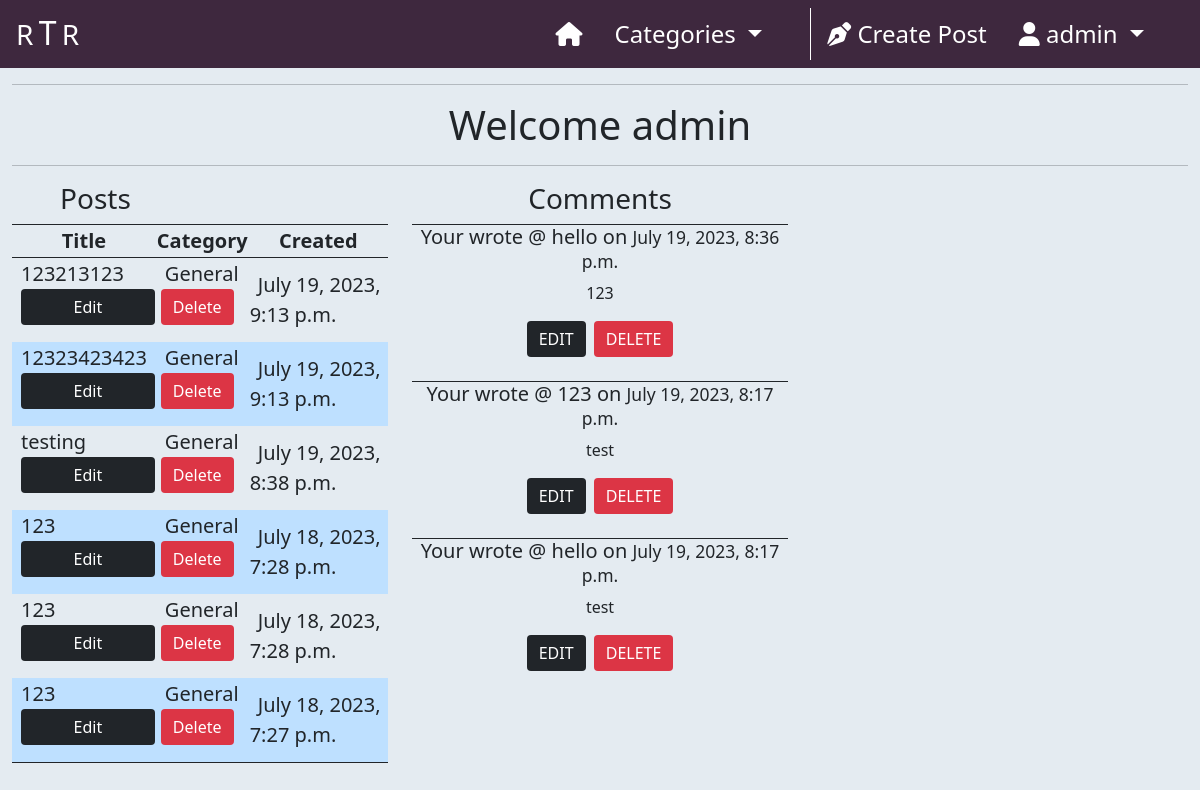
The page /profile/ (signed in) on the database as committed earlier.
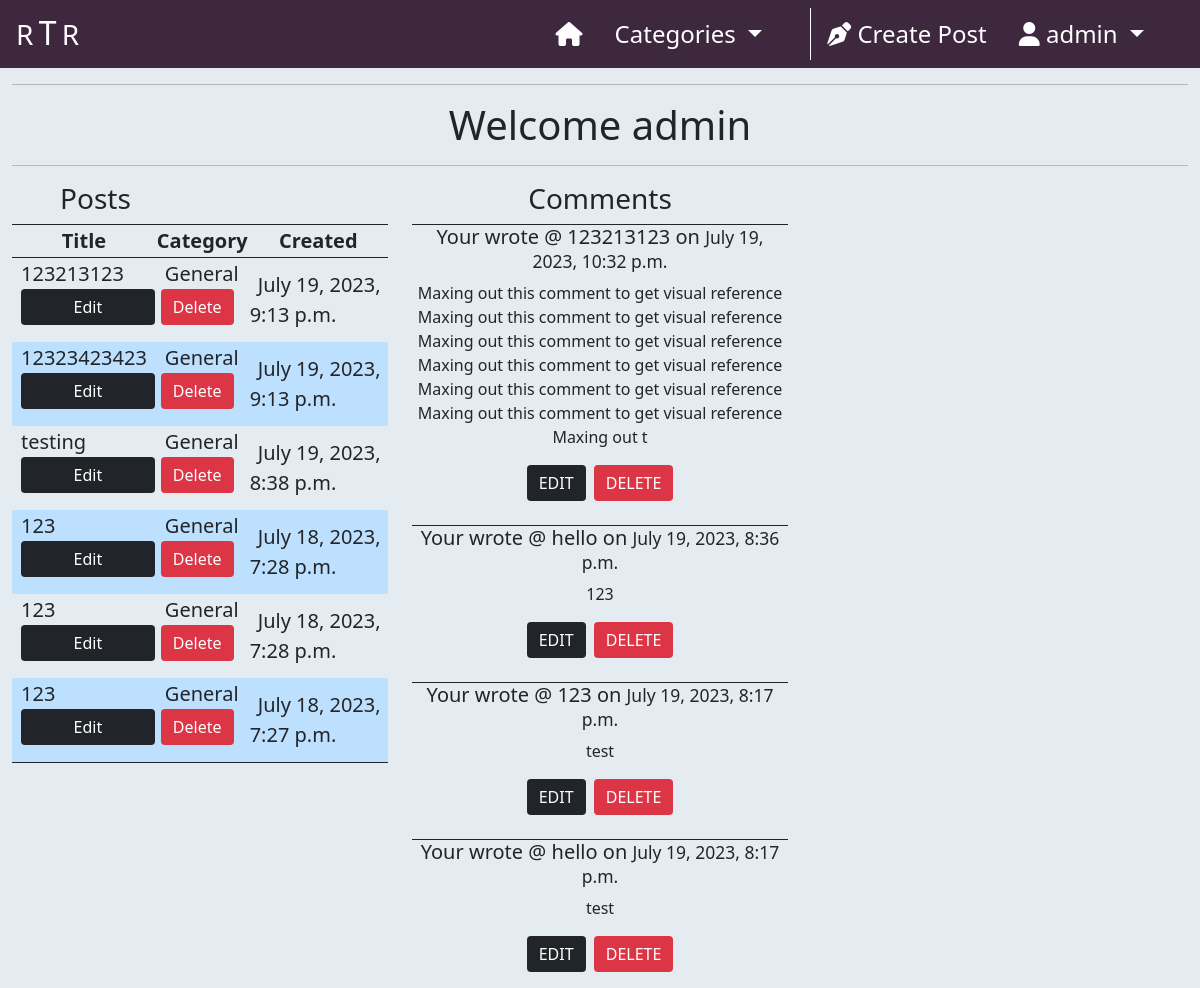
The same page on the database as committed later.
### home/models.py (models this page shows, shortened)
class Post(models.Model):
    title = models.CharField(max_length=200)
    slug = models.SlugField(
        max_length=200,
        null=True,
        blank=True
    )
    author = models.ForeignKey(
        User,
        on_delete=models.CASCADE,
        related_name='posts'
    )
    excerpt = models.TextField(max_length=300, null=True, blank=True)
    content = models.TextField()
    category = models.ForeignKey(
        Category,
        max_length=30,
        null=True,
        blank=True,
        on_delete=models.SET_NULL
    )
    created_on = models.DateTimeField(auto_now_add=True)
    status = models.IntegerField(choices=STATUS, default=1)
    likes = models.ManyToManyField(User, related_name='likes', blank=True)
    class Meta:
        ordering = ['-created_on']
    def __str__(self):
        return self.title

class Category(models.Model):
    class Meta:
        verbose_name_plural = 'Categories'
    friendly_name = models.CharField(max_length=254)
    name = models.CharField(max_length=254, null=True, blank=True)
    def __str__(self):
        return self.name
    def get_friendly_name(self):
        return self.friendly_name

class Comment(models.Model):
    post = models.ForeignKey(
        Post,
        on_delete=models.CASCADE,
        related_name="comments"
    )
    author = models.ForeignKey(
        User,
        on_delete=models.CASCADE,
        related_name='user_comments'
    )
    body = models.TextField(max_length=300)
    created_on = models.DateTimeField(auto_now_add=True)
    approved = models.BooleanField(default=True)
    parent = models.ForeignKey(
        'self',
        null=True,
        blank=True,
        on_delete=models.CASCADE,
        related_name='replies'
    )
    class Meta:
        ordering = ['-created_on']

### profiles/views.py (the view)
# urls.py: path('', views.profile_view, name="profile"),
def profile_view(request):
    profile = get_object_or_404(UserProfile, id=request.user.id)
    posts = Post.objects.filter(
        author=profile.user.id
    ).order_by('-created_on')
    comments = Comment.objects.filter(
        author=request.user.id
    ).order_by('-created_on')
    return render(
        request,
        "profiles/profile.html",
        {
            'profile': profile,
            'posts': posts,
            'comments': comments,
        },
    )

### home/context_processors.py (called while the page is built)
def categories(request):
    return {
        'categories': Category.objects.all()
    }

### profiles/templates/profiles/profile.html (shortened to what this page needs)
{% extends "base.html" %}
{% load static %}
{% block content %}
    <div class="container-fluid">
        <div class="row">
            <div class="col-12 text-center">
                <hr>
                <h1>Welcome {{ request.user.username }}</h1>
                <hr>
            </div>
        </div>
        <div class="row">
            <div class="col-12 col-md-6 col-lg-4">
                <h3 class="ms-5">Posts</h3>
                <table class="border-bottom border-top border-dark mx-0">
                    <tr class="text-center border-bottom border-dark">
                        <th class="fs-5">Title</th>
                        <th class="fs-5">Category</th>
                        <th class="fs-5">Created</th>
                    </tr>
                    {% for post in posts %}
                        <tr {% if forloop.counter|divisibleby:2 %} style="background-color: #bee0ff;" {% endif %}>
                            <td>
                                <span class="fs-5 mx-2">
                                    {{ post.title }}
                                </span>
                                <a class="btn btn-dark border-0 mb-3 d-block ms-2" href="{% url 'edit_post' post.slug %}">
                                    Edit
                                </a>
                            </td>
                            <td>
                                <span class="fs-5 mx-2">
                                    {{ post.category|title }}
                                </span>
                                <button type="button"
                                        class="btn btn-danger border-0 d-block mb-3 ms-1"
                                        data-bs-toggle="modal"
                                        data-bs-target="#post-delete-modal-{{ post.id }}">
                                    Delete
                                </button>
                            </td>
                            <td><span class="fs-5 mx-2">{{ post.created_on }}</span></td>
                        </tr>
                    {% endfor %}
                </table>
            </div>
            <div class="col-12 col-md-6 col-lg-4 text-center">
                <h3>Comments</h3>
                {% for comment in comments %}
                    <div class="border-top border-dark mt-2 text-center">
                        <h5>Your wrote @ {{ comment.post }} on <small>{{ comment.created_on }}</small></h5>
                        <p>{{ comment.body }}</p>
                        <div class="options-container">
                            <button class="btn btn-dark border-0 mb-3" href="">EDIT</button>
                            <button type="button"
                                    class="btn btn-danger border-0 mb-3 ms-1"
                                    data-bs-toggle="modal"
                                    data-bs-target="#comment-delete-modal-{{ comment.id }}">
                                DELETE
                            </button>
                        </div>
                    </div>
                {% endfor %}
            </div>
        </div>
    </div>
{% endblock %}

Rows that differ between the two databases and show on the page:
added Comment: post "123213123", created_on "July 19, 2023, 10:32 p.m.", body "Maxing out this comment to get visual reference Maxing out this comment to get visual reference Maxing out this comment to get visual reference Maxing out this comment to get visual reference Maxing out this comment to get visual reference Maxing out this comment to get visual reference Maxing out t"
